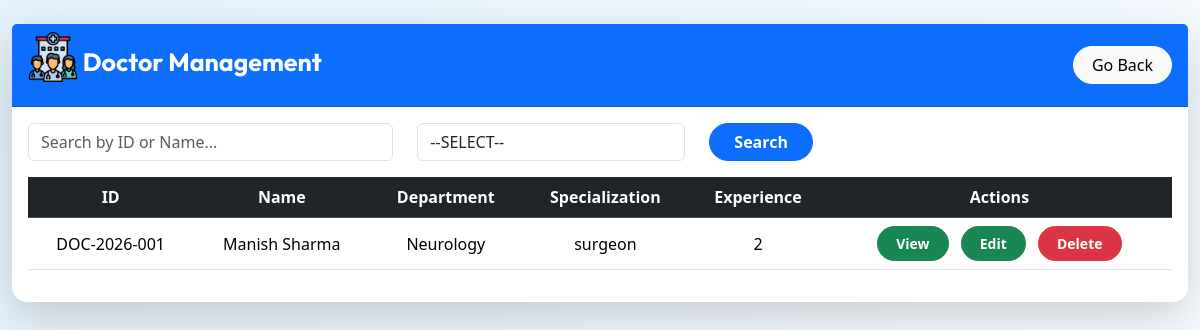
The app's page /Admin/manage_doctor.php, older data.
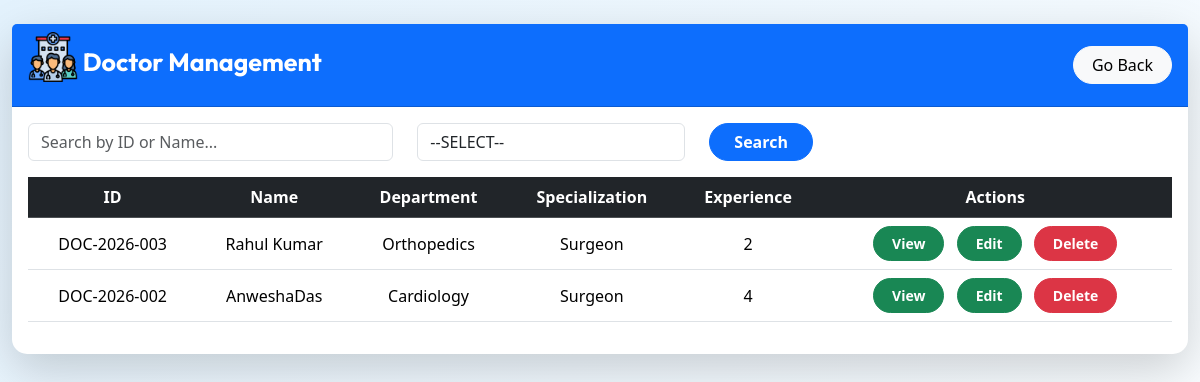
The same page, newer data.
### tables this page shows
CREATE TABLE `doctors` (
  `id` int(11) NOT NULL,
  `doctor_code` varchar(20) DEFAULT NULL,
  `full_name` varchar(100) NOT NULL,
  `department` varchar(50) NOT NULL,
  `specialization` varchar(100) DEFAULT NULL,
  `experience` int(11) DEFAULT 0,
  `contact` varchar(15) DEFAULT NULL,
  `email` varchar(100) NOT NULL,
  `password` varchar(255) NOT NULL,
  `created_at` timestamp NOT NULL DEFAULT current_timestamp()
);

### Admin/manage_doctor.php (the view, shortened to what the changed rows need)
<?php
require "../dbconnect.php";
$sql = "SELECT * FROM doctors WHERE 1";
$sql .= " ORDER BY doctor_code DESC";
$result = $conn->query($sql);
?>
<!DOCTYPE html>
<html lang="en">
<head>
    <link rel="stylesheet" href="../Bootstrap/bootstrap.min.css">
    <link rel="stylesheet" href="../styles/manage_doctor.css">
</head>
<body class="admin-bg">
    <div class="container-fluid">
        <div class="card shadow-lg border-0 mt-4">
            <div class="card-body">
                <div class="table-responsive">
                    <table class="table table-hover align-middle text-center">
                        <thead class="table-dark">
                            <tr>
                                <th>ID</th>
                                <th>Name</th>
                                <th>Department</th>
                                <th>Specialization</th>
                                <th>Experience</th>
                                <th>Actions</th>
                            </tr>
                        </thead>
                        <tbody>
                            <?php
                            if ($result->num_rows > 0) {
                                while ($row = $result->fetch_assoc()) {
                                    ?>
                                    <tr>
                                        <td>
                                            <?php echo $row['doctor_code']; ?>
                                        </td>
                                        <td>
                                            <?php echo $row['full_name']; ?>
                                        </td>
                                        <td>
                                            <?php echo $row['department']; ?>
                                        </td>
                                        <td>
                                            <?php echo $row['specialization']; ?>
                                        </td>
                                        <td>
                                            <?php echo $row['experience']; ?>
                                        </td>
                                        <td>
                                            <a class="btn btn-success btn-sm btn-rounded fw-bold me-2"
                                                href="view_doctor.php?id=<?php echo $row['doctor_code']; ?>">
                                                View
                                            </a>
                                            <a class="btn btn-success btn-sm btn-rounded fw-bold me-2"
                                                href="edit_doctor.php?id=<?php echo $row['doctor_code']; ?>">
                                                Edit
                                            </a>
                                            <a href="delete_doctor.php?id=<?php echo $row['doctor_code'] ?>"
                                                class="btn btn-danger btn-sm btn-rounded fw-bold" data-bs-toggle="modal"
                                                data-bs-target="#deleteModal"
                                                onclick="setDeleteId('<?php echo $row['doctor_code']; ?>')">
                                                Delete
                                            </a>
                                        </td>
                                    </tr>
                                    <?php
                                }
                            } else {
                                echo "<tr><td colspan='7'>No Doctors Found</td></tr>";
                            }
                            ?>
                        </tbody>
                    </table>
                </div>
            </div>
        </div>
    </div>
</body>
</html>

Row changes from the older to the newer data that the page shows:
removed doctors: doctor_code "DOC-2026-001", full_name "Manish Sharma", department "Neurology", specialization "surgeon", experience "2"
added doctors: doctor_code "DOC-2026-003", full_name "Rahul Kumar", department "Orthopedics", specialization "Surgeon", experience "2"
added doctors: doctor_code "DOC-2026-002", full_name "AnweshaDas", department "Cardiology", specialization "Surgeon", experience "4"
